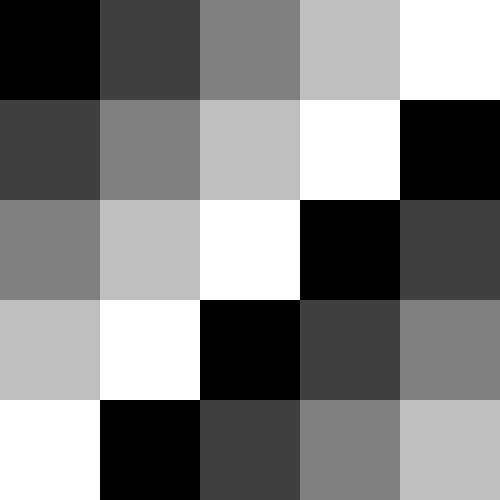
Frame 1 (no input)
Frame 60 (no input): identical to frame 1, image omitted
Frame 120 (the mouse pressed at the canvas centre since frame 60): identical to frame 1, image omitted

The p5.js sketch that drew this single still picture (run headless with seeded random() and noise() and a simulated clock; from frame 60 on, the mouse is pressed at the canvas centre):

// p5.js sketch
// ── sketch.js
const FRAME_RATE = 30;
const GRID_NUMBER = 5;
const TEXT_SIZE = 24;
const CANVAS_SIZE = 500;
const CELL_SIZE = CANVAS_SIZE/GRID_NUMBER;
let debug = false;

function setup() {
  frameRate(FRAME_RATE);
  createCanvas(CANVAS_SIZE, CANVAS_SIZE);
  background(0);
  noStroke();
  textSize(TEXT_SIZE);
  textFont("monospace");
}

function draw() {
  background(0);
  for(let i=0; i<GRID_NUMBER; i++) {
    for(let j=0; j<GRID_NUMBER; j++) {
      let color = (i + j) % GRID_NUMBER;
      fill(map(color, 0, GRID_NUMBER-1, 0, 255));
      rect(i * CELL_SIZE, j * CELL_SIZE, CELL_SIZE, CELL_SIZE);
      if(debug) {
        fill(0, 255, 0);
        text(color, i * CELL_SIZE, j * CELL_SIZE + TEXT_SIZE);
      }
    }
  }
}

function mouseReleased() {
  debug = !debug;
}

function touchEnded() {
  debug = !debug;
}
